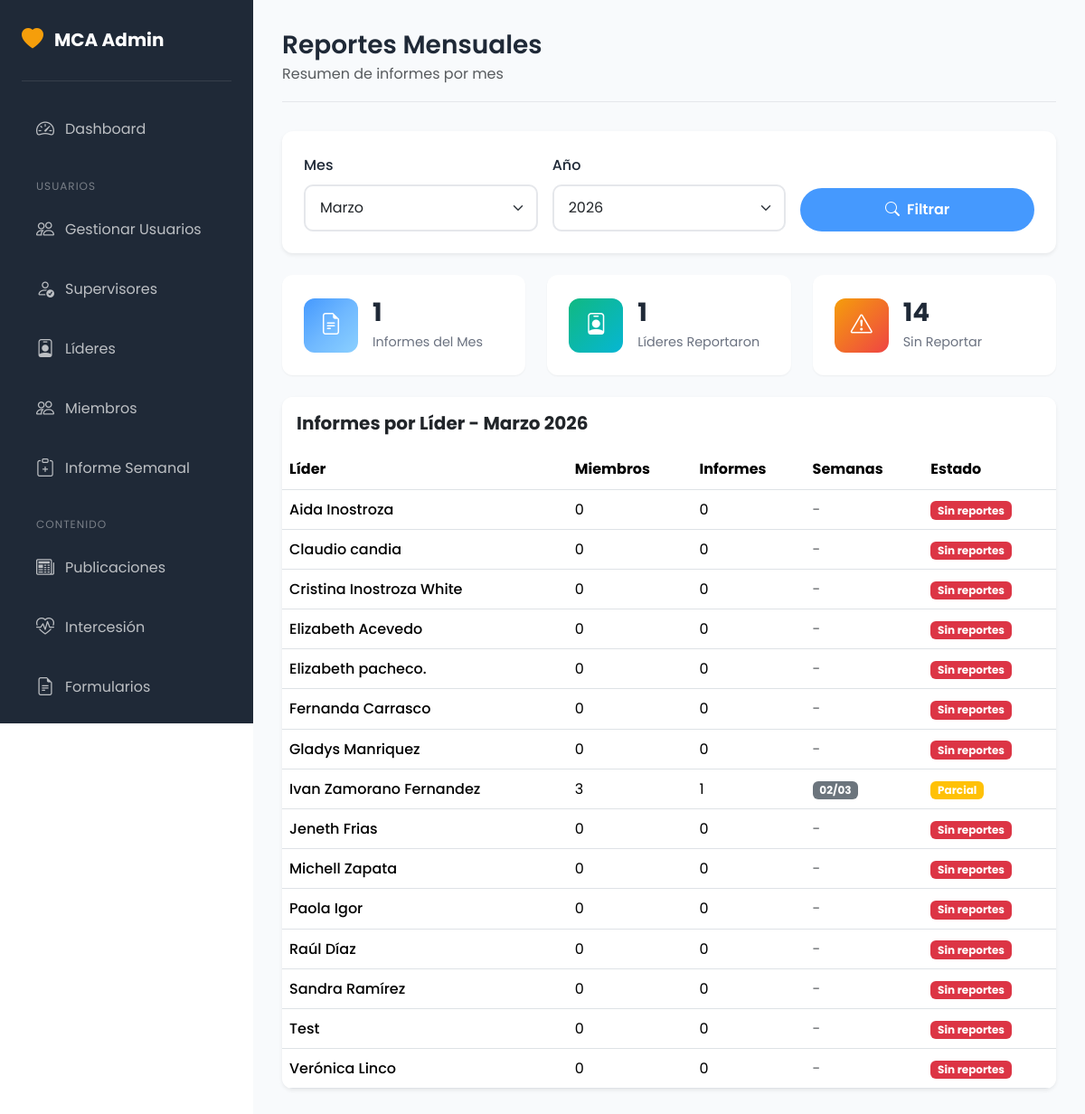
Page /MCA/admin/reportes.php (signed in) on the committed database.
### tables this page shows
CREATE TABLE `users` (
  `id` int(11) NOT NULL,
  `username` varchar(50) NOT NULL,
  `email` varchar(100) NOT NULL,
  `password` varchar(255) NOT NULL,
  `full_name` varchar(100) NOT NULL,
  `phone` varchar(20) DEFAULT NULL,
  `role` enum('admin','supervisor','lider','consolidador','admin_jovenes','admin_mujeres','admin_varones','admin_juveniles','admin_niños','admin_intercesion','user') NOT NULL DEFAULT 'user',
  `is_active` tinyint(1) NOT NULL DEFAULT 1,
  `created_at` timestamp NOT NULL DEFAULT current_timestamp(),
  `updated_at` timestamp NOT NULL DEFAULT current_timestamp() ON UPDATE current_timestamp()
);

CREATE TABLE `informes_semanales` (
  `id` int(11) NOT NULL,
  `lider_id` int(11) NOT NULL,
  `semana_inicio` date NOT NULL,
  `semana_fin` date NOT NULL,
  `observaciones` text DEFAULT NULL,
  `created_at` timestamp NOT NULL DEFAULT current_timestamp(),
  `updated_at` timestamp NOT NULL DEFAULT current_timestamp() ON UPDATE current_timestamp(),
  `estado` varchar(20) DEFAULT 'borrador',
  `anfitrion` varchar(100) DEFAULT NULL,
  `fecha_reunion` date DEFAULT NULL,
  `direccion` varchar(255) DEFAULT NULL,
  `hora_inicio` time DEFAULT NULL,
  `hora_termino` time DEFAULT NULL,
  `total_miembros` int(11) DEFAULT 0,
  `en_consolidacion` int(11) DEFAULT 0,
  `total_asistentes` int(11) DEFAULT 0,
  `nuevos_evangelizados` int(11) DEFAULT 0,
  `confesiones_fe` int(11) DEFAULT 0,
  `tema_expuesto` varchar(255) DEFAULT NULL,
  `ofrenda` decimal(10,2) DEFAULT 0.00,
  `proxima_fecha_omt` date DEFAULT NULL
);

### MCA/includes/functions.php (called while the page is built, shortened)
<?php
function sanitize($input) {
    return htmlspecialchars(trim($input), ENT_QUOTES, 'UTF-8');
}
function formatDate($date, $format = 'd/m/Y') {
    return date($format, strtotime($date));
}
function getAllLeaders() {
    try {
        $pdo = getConnection();
        $stmt = $pdo->query("SELECT * FROM users WHERE role = 'lider' AND is_active = 1 ORDER BY full_name");
        return $stmt->fetchAll();
    } catch (Exception $e) {
        return [];
    }
}

### MCA/admin/reportes.php (the view, shortened to what this page needs)
<?php
require_once __DIR__ . '/../includes/functions.php';
$pdo = getConnection();
$mes = $_GET['mes'] ?? date('m');
$anio = $_GET['anio'] ?? date('Y');
$informes = [];
try {
    $stmt = $pdo->prepare("
        SELECT i.*, u.full_name,
            (SELECT COUNT(*) FROM miembros m WHERE m.lider_id = i.lider_id AND m.is_active = 1) as total_miembros
        FROM informes_semanales i
        JOIN users u ON i.lider_id = u.id
        WHERE MONTH(i.semana_inicio) = ? AND YEAR(i.semana_inicio) = ?
        ORDER BY i.semana_inicio DESC, u.full_name
    ");
    $stmt->execute([$mes, $anio]);
    $informes = $stmt->fetchAll();
} catch (Exception $e) {
    $informes = [];
}
$informesPorLider = [];
foreach ($informes as $inf) {
    $liderId = $inf['lider_id'];
    if (!isset($informesPorLider[$liderId])) {
        $informesPorLider[$liderId] = [
            'nombre' => $inf['full_name'],
            'miembros' => $inf['total_miembros'],
            'informes' => []
        ];
    }
    $informesPorLider[$liderId]['informes'][] = $inf;
}
$todosLideres = getAllLeaders();
$pageTitle = 'Reportes Mensuales';
$meses = [
    1 => 'Enero', 2 => 'Febrero', 3 => 'Marzo', 4 => 'Abril',
    5 => 'Mayo', 6 => 'Junio', 7 => 'Julio', 8 => 'Agosto',
    9 => 'Septiembre', 10 => 'Octubre', 11 => 'Noviembre', 12 => 'Diciembre'
];
?>
<!DOCTYPE html>
<html lang="es">
<head>
    <link href="https://cdn.jsdelivr.net/npm/bootstrap@5.3.2/dist/css/bootstrap.min.css" rel="stylesheet">
    <link href="https://cdn.jsdelivr.net/npm/bootstrap-icons@1.11.1/font/bootstrap-icons.css" rel="stylesheet">
    <link href="<?= BASE_URL ?>/public/css/style.css" rel="stylesheet">
</head>
<body>
    <?php include __DIR__ . '/sidebar.php'; ?>
    <div class="admin-content">
        <div class="admin-header">
            <div>
                <h1><?= $pageTitle ?></h1>
                <p class="text-muted mb-0">Resumen de informes por mes</p>
            </div>
        </div>
        <div class="card border-0 shadow-sm mb-4">
            <div class="card-body">
                <form method="GET" class="row g-3 align-items-end">
                    <div class="col-md-4">
                        <label class="form-label">Mes</label>
                        <select name="mes" class="form-select">
                            <?php foreach ($meses as $num => $nombre): ?>
                            <option value="<?= $num ?>" <?= $mes == $num ? 'selected' : '' ?>><?= $nombre ?></option>
                            <?php endforeach; ?>
                        </select>
                    </div>
                    <div class="col-md-4">
                        <label class="form-label">Año</label>
                        <select name="anio" class="form-select">
                            <?php for ($y = date('Y'); $y >= 2020; $y--): ?>
                            <option value="<?= $y ?>" <?= $anio == $y ? 'selected' : '' ?>><?= $y ?></option>
                            <?php endfor; ?>
                        </select>
                    </div>
                    <div class="col-md-4">
                        <button type="submit" class="btn btn-primary w-100">
                            <i class="bi bi-search me-2"></i>Filtrar
                        </button>
                    </div>
                </form>
            </div>
        </div>
        <div class="row g-4 mb-4">
            <div class="col-md-4">
                <div class="stat-card">
                    <div class="icon primary">
                        <i class="bi bi-file-earmark-text"></i>
                    </div>
                    <div class="info">
                        <h3><?= count($informes) ?></h3>
                        <span>Informes del Mes</span>
                    </div>
                </div>
            </div>
            <div class="col-md-4">
                <div class="stat-card">
                    <div class="icon success">
                        <i class="bi bi-person-badge"></i>
                    </div>
                    <div class="info">
                        <h3><?= count($informesPorLider) ?></h3>
                        <span>Líderes Reportaron</span>
                    </div>
                </div>
            </div>
            <div class="col-md-4">
                <div class="stat-card">
                    <div class="icon warning">
                        <i class="bi bi-exclamation-triangle"></i>
                    </div>
                    <div class="info">
                        <h3><?= count($todosLideres) - count($informesPorLider) ?></h3>
                        <span>Sin Reportar</span>
                    </div>
                </div>
            </div>
        </div>
        <div class="card border-0 shadow-sm">
            <div class="card-header bg-white border-0 py-3">
                <h5 class="mb-0 fw-bold">Informes por Líder - <?= $meses[(int)$mes] ?> <?= $anio ?></h5>
            </div>
            <div class="card-body p-0">
                <div class="table-responsive">
                    <table class="table table-hover mb-0">
                        <thead class="bg-light">
                            <tr>
                                <th>Líder</th>
                                <th>Miembros</th>
                                <th>Informes</th>
                                <th>Semanas</th>
                                <th>Estado</th>
                            </tr>
                        </thead>
                        <tbody>
                            <?php foreach ($todosLideres as $lider): ?>
                            <?php
                                $data = $informesPorLider[$lider['id']] ?? null;
                                $numInformes = $data ? count($data['informes']) : 0;
                            ?>
                            <tr>
                                <td class="fw-medium"><?= sanitize($lider['full_name']) ?></td>
                                <td><?= $data ? $data['miembros'] : 0 ?></td>
                                <td><?= $numInformes ?></td>
                                <td>
                                    <?php if ($data): ?>
                                    <?php foreach ($data['informes'] as $inf): ?>
                                    <span class="badge bg-secondary me-1">
                                        <?= formatDate($inf['semana_inicio'], 'd/m') ?>
                                    </span>
                                    <?php endforeach; ?>
                                    <?php else: ?>
                                    <span class="text-muted">-</span>
                                    <?php endif; ?>
                                </td>
                                <td>
                                    <?php if ($numInformes >= 4): ?>
                                    <span class="badge bg-success">Completo</span>
                                    <?php elseif ($numInformes > 0): ?>
                                    <span class="badge bg-warning">Parcial</span>
                                    <?php else: ?>
                                    <span class="badge bg-danger">Sin reportes</span>
                                    <?php endif; ?>
                                </td>
                            </tr>
                            <?php endforeach; ?>
                        </tbody>
                    </table>
                </div>
            </div>
        </div>
    </div>
</body>
</html>

### MCA/public/css/style.css (style rules this page uses)
:root { --primary-color: #4599FE; --primary-dark: #2f7CE6; --primary-light: #74B9FF; --secondary-color: #f59e0b; --secondary-dark: #d97706; --accent-color: #10b981; --dark-color: #1f2937; --light-color: #f3f4f6; --gradient-primary: linear-gradient(135deg, #4599FE 0%, #6FB8FF 50%, #8BD0FF 100%); --gradient-secondary: linear-gradient(135deg, #f59e0b 0%, #ef4444 100%); --gradient-accent: linear-gradient(135deg, #10b981 0%, #06b6d4 100%); --gradient-dark: linear-gradient(135deg, #1f2937 0%, #374151 100%); --font-primary: 'Poppins', sans-serif; --font-display: 'Playfair Display', serif; --shadow-sm: 0 1px 2px rgba(0,0,0,0.05); --shadow-md: 0 4px 6px -1px rgba(0,0,0,0.1), 0 2px 4px -1px rgba(0,0,0,0.06); --shadow-lg: 0 10px 15px -3px rgba(0,0,0,0.1), 0 4px 6px -2px rgba(0,0,0,0.05); --shadow-xl: 0 20px 25px -5px rgba(0,0,0,0.1), 0 10px 10px -5px rgba(0,0,0,0.04); --border-radius: 12px; --transition: all 0.3s ease; }
* { margin: 0; padding: 0; box-sizing: border-box; }
body { font-family: var(--font-primary); font-size: 16px; line-height: 1.7; color: var(--dark-color); background-color: #ffffff; overflow-x: hidden; }
html { overflow-x: hidden; }
h1, h2, h3, h4, h5, h6 { font-family: var(--font-primary); font-weight: 600; line-height: 1.3; margin-bottom: 1rem; }
.btn { font-weight: 600; padding: 0.75rem 1.5rem; border-radius: 50px; transition: var(--transition); border: none; }
.btn-primary { background: var(--primary-color); color: white; }
.card { border: none; border-radius: var(--border-radius); overflow: hidden; transition: var(--transition); box-shadow: var(--shadow-md); background: white; }
.card-body { padding: 1.5rem; }
.form-control, .form-select { padding: 0.75rem 1rem; border-radius: 10px; border: 2px solid #e5e7eb; font-size: 1rem; transition: var(--transition); }
.form-label { font-weight: 500; margin-bottom: 0.5rem; color: var(--dark-color); }
.admin-content { margin-left: 280px; padding: 2rem; min-height: 100vh; background: #f8fafc; }
.admin-header { display: flex; justify-content: space-between; align-items: center; margin-bottom: 2rem; padding-bottom: 1rem; border-bottom: 1px solid #e5e7eb; }
.admin-header h1 { font-size: 1.75rem; margin-bottom: 0; }
.stat-card { background: white; border-radius: var(--border-radius); padding: 1.5rem; box-shadow: var(--shadow-sm); display: flex; align-items: center; gap: 1rem; }
.stat-card .icon { width: 60px; height: 60px; border-radius: 12px; display: flex; align-items: center; justify-content: center; font-size: 1.5rem; color: white; }
.stat-card .icon.primary { background: var(--gradient-primary); }
.stat-card .icon.success { background: var(--gradient-accent); }
.stat-card .icon.warning { background: var(--gradient-secondary); }
.stat-card .info h3 { font-size: 1.75rem; font-weight: 700; margin-bottom: 0; }
.stat-card .info span { color: #6b7280; font-size: 0.9rem; }
.container, .container-fluid, .row { box-sizing: border-box; }

### rows in the picture
users: full_name "Aida Inostroza", shows "0", numInformes "0", shows "Sin reportes"
users: full_name "Claudio candia", shows "0", numInformes "0", shows "Sin reportes"
users: full_name "Cristina Inostroza White", shows "0", numInformes "0", shows "Sin reportes"
users: full_name "Elizabeth Acevedo", shows "0", numInformes "0", shows "Sin reportes"
users: full_name "Elizabeth pacheco.", shows "0", numInformes "0", shows "Sin reportes"
users: full_name "Fernanda Carrasco", shows "0", numInformes "0", shows "Sin reportes"
users: full_name "Gladys Manriquez", shows "0", numInformes "0", shows "Sin reportes"
users: full_name "Ivan Zamorano Fernandez", id "3", id "1", shows "Parcial"
informes_semanales: semana_inicio "02/03"
users: full_name "Jeneth Frias", shows "0", numInformes "0", shows "Sin reportes"
users: full_name "Michell Zapata", shows "0", numInformes "0", shows "Sin reportes"
users: full_name "Paola Igor", shows "0", numInformes "0", shows "Sin reportes"
users: full_name "Raúl Díaz", shows "0", numInformes "0", shows "Sin reportes"
users: full_name "Sandra Ramírez", shows "0", numInformes "0", shows "Sin reportes"
users: full_name "Test", shows "0", numInformes "0", shows "Sin reportes"
users: full_name "Verónica Linco", shows "0", numInformes "0", shows "Sin reportes"

### other values in the picture
$pageTitle "Reportes Mensuales"
count($informes) "1"
count($informesPorLider) "1"
count($todosLideres) - count($informesPorLider) "14"
form field mes "Marzo"
form field anio "2026"
